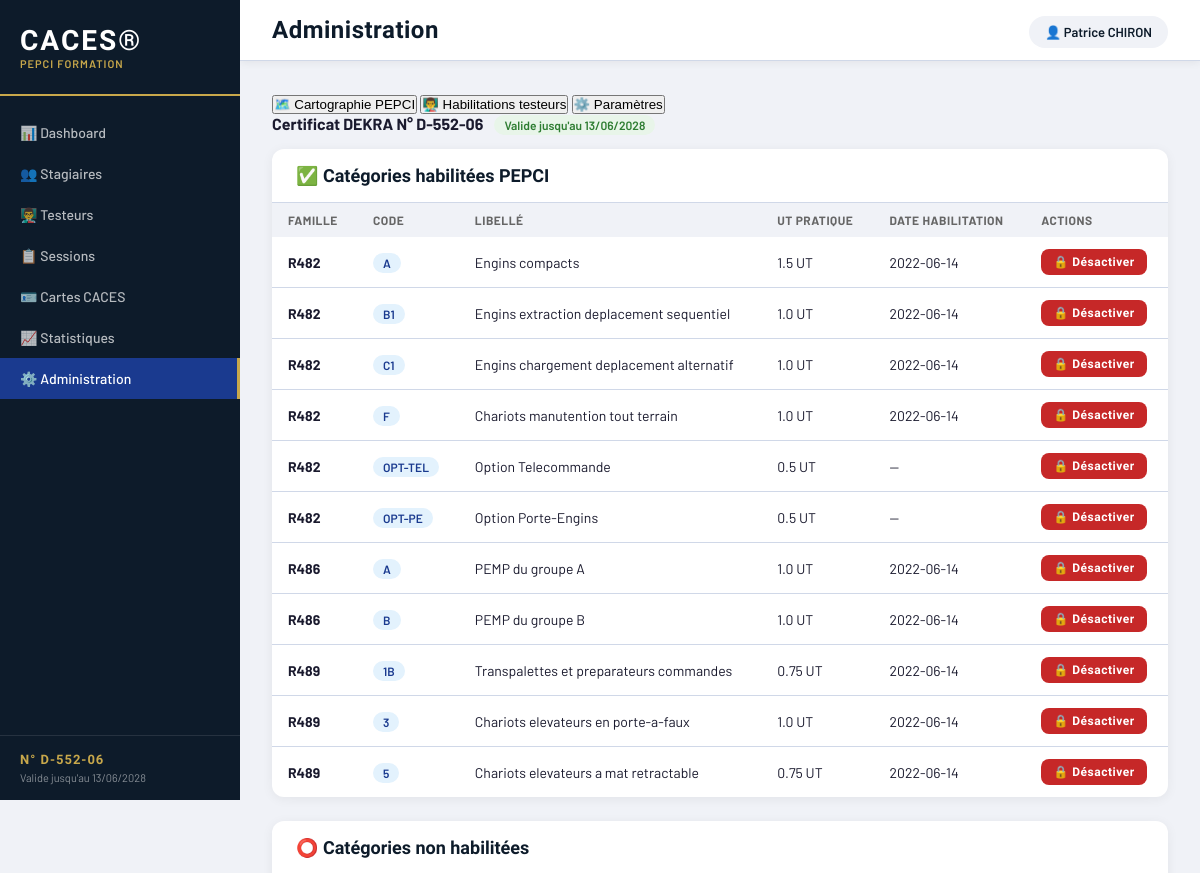
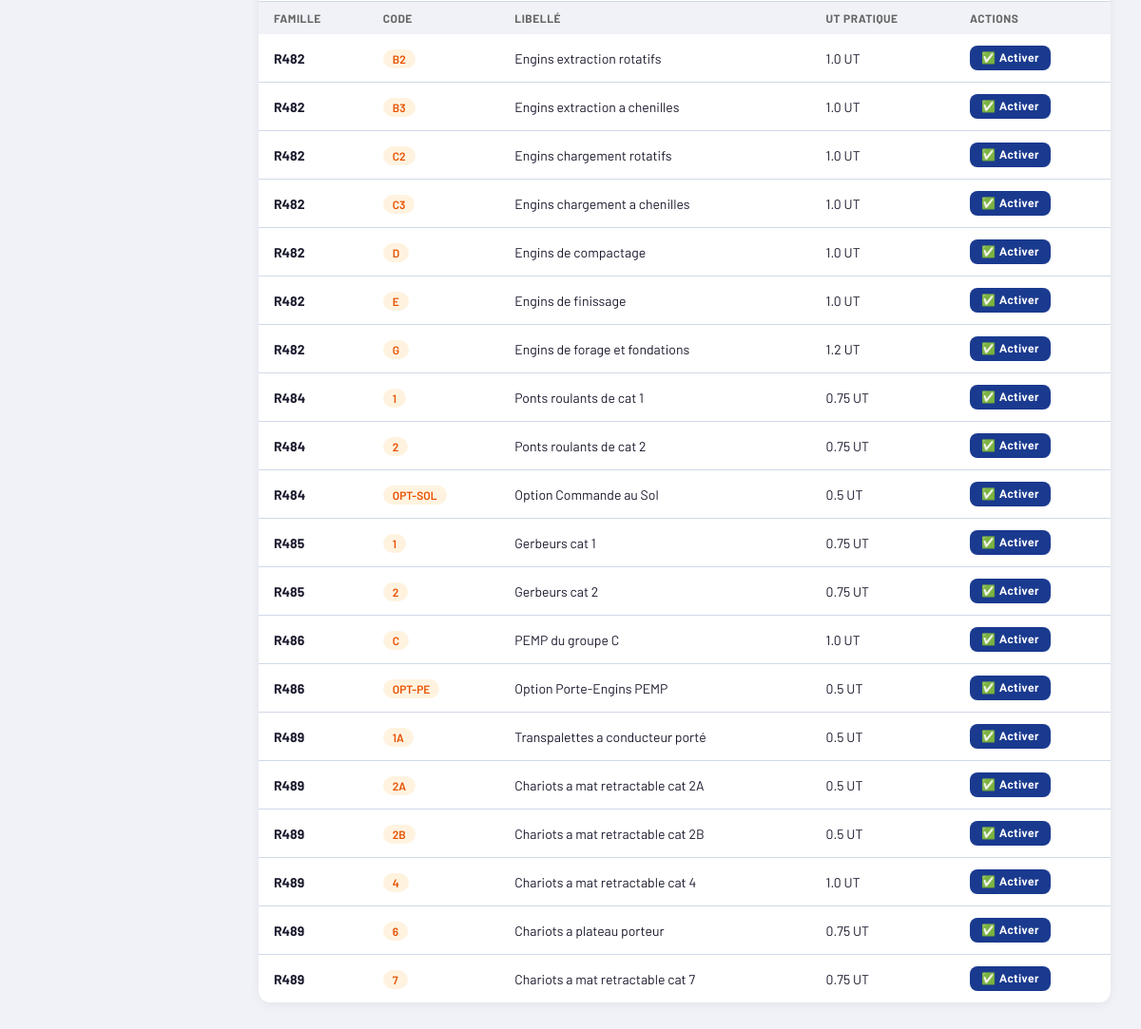
/admin, run on an earlier commit of the app's database (2 pictures, top to bottom).
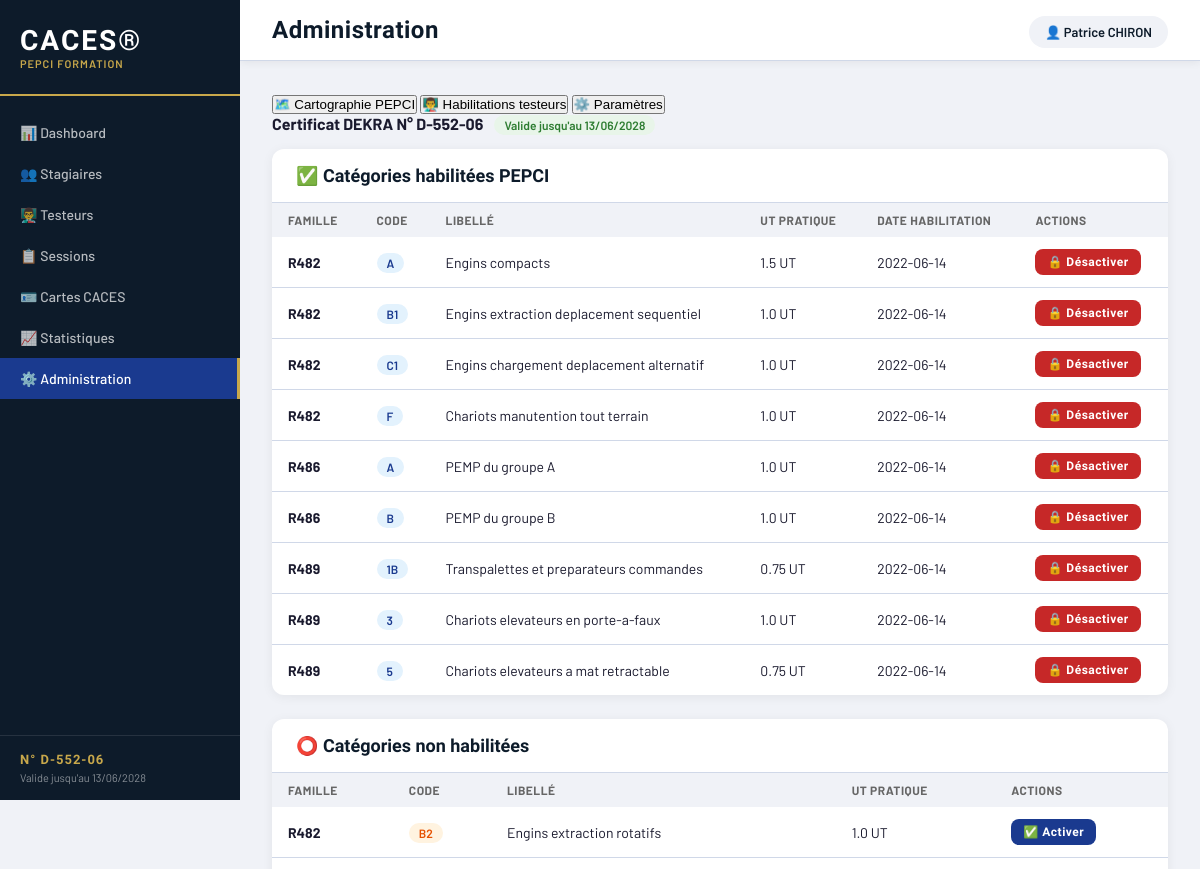
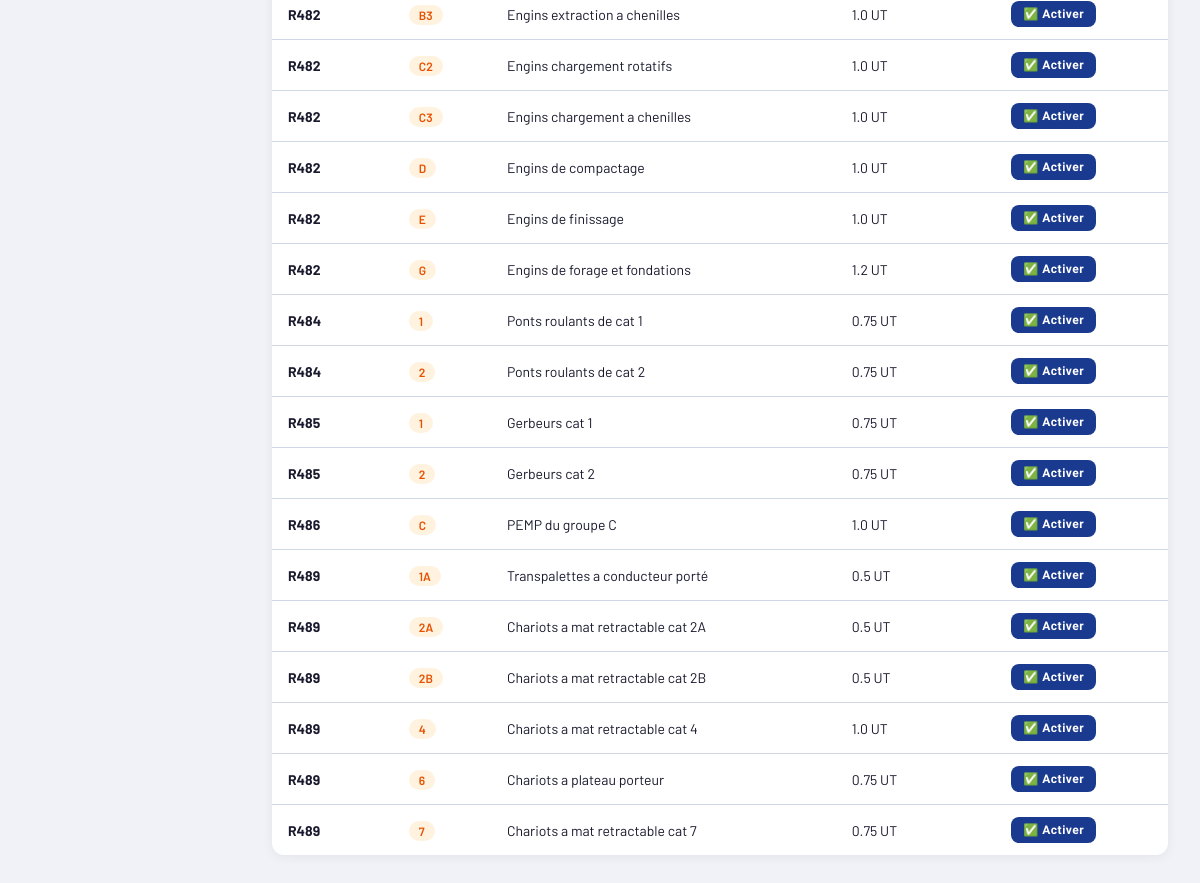
And on a later commit of the database (2 pictures, top to bottom).
### app/models/categorie.py (models this page shows)
class Categorie(Base):
    __tablename__ = "categories"
    id = Column(Integer, primary_key=True, index=True)
    famille_id = Column(Integer, nullable=False)
    code = Column(String(10), nullable=False)
    libelle = Column(String(200), nullable=True)
    ut_pratique = Column(Float, default=1.0)  # Nombre d'UT pour l'épreuve pratique
    est_option = Column(Boolean, default=False)  # True si c'est une option (PE, Tel...)
    option_pe = Column(Boolean, default=False)
    option_tel = Column(Boolean, default=False)
    pepci_habilite = Column(Boolean, default=False)
    date_habilitation = Column(Date, nullable=True)
    actif = Column(Boolean, default=True)

### app/main.py (the view)
@app.get("/admin")
def page_admin(request: Request):
    db = SessionLocal()
    familles = db.query(Famille).filter(Famille.actif == True).all()
    categories_raw = db.query(Categorie).filter(Categorie.actif == True).all()
    testeurs_list = db.query(Testeur).filter(Testeur.actif == True).all()
    for t in testeurs_list:
        t.habilitations = db.query(HabilitationTesteur).filter(
            HabilitationTesteur.testeur_id == t.id,
            HabilitationTesteur.actif == True
        ).all()
    categories = []
    for c in categories_raw:
        f = db.query(Famille).filter(Famille.id == c.famille_id).first()
        c.famille_code = f.code if f else "?"
        categories.append(c)
    db.close()
    return templates.TemplateResponse(
        request=request,
        name="admin.html",
        context={
            "page": "admin",
            "familles": familles,
            "categories": categories,
            "testeurs": testeurs_list
        }
    )

### templates/admin.html (shortened to what this page needs)
{% extends "base.html" %}
{% block title %}Administration{% endblock %}
{% block content %}
<div class="tabs">
    <button class="tab active" onclick="showTab('cartographie', this)">🗺️ Cartographie PEPCI</button>
    <button class="tab" onclick="showTab('habilitations', this)">👨‍🏫 Habilitations testeurs</button>
    <button class="tab" onclick="showTab('parametres', this)">⚙️ Paramètres</button>
</div>
<div id="tab-cartographie">
    <div style="display:flex; justify-content:space-between; align-items:center; margin-bottom:16px;">
        <div>
            <strong>Certificat DEKRA N° D-552-06</strong>
            <span class="badge green" style="margin-left:8px;">Valide jusqu'au 13/06/2028</span>
        </div>
    </div>
    <div class="card">
        <div class="card-header">
            <h2>✅ Catégories habilitées PEPCI</h2>
        </div>
        <table class="table">
            <thead>
                <tr>
                    <th>Famille</th>
                    <th>Code</th>
                    <th>Libellé</th>
                    <th>UT pratique</th>
                    <th>Date habilitation</th>
                    <th>Actions</th>
                </tr>
            </thead>
            <tbody>
                {% for c in categories %}
                {% if c.pepci_habilite %}
                <tr>
                    <td><strong>{{ c.famille_code }}</strong></td>
                    <td><span class="badge blue">{{ c.code }}</span></td>
                    <td>{{ c.libelle }}</td>
                    <td>{{ c.ut_pratique }} UT</td>
                    <td>{{ c.date_habilitation or '—' }}</td>
                    <td>
                        <button class="btn btn-danger" style="padding:6px 12px; font-size:12px;"
                            onclick="desactiverHabilitation({{ c.id }}, '{{ c.famille_code }} {{ c.code }}')">
                            🔒 Désactiver
                        </button>
                    </td>
                </tr>
                {% endif %}
                {% endfor %}
            </tbody>
        </table>
    </div>
    <div style="margin-top:24px;">
        <div class="card">
            <div class="card-header">
                <h2>⭕ Catégories non habilitées</h2>
            </div>
            <table class="table">
                <thead>
                    <tr>
                        <th>Famille</th>
                        <th>Code</th>
                        <th>Libellé</th>
                        <th>UT pratique</th>
                        <th>Actions</th>
                    </tr>
                </thead>
                <tbody>
                    {% for c in categories %}
                    {% if not c.pepci_habilite %}
                    <tr>
                        <td><strong>{{ c.famille_code }}</strong></td>
                        <td><span class="badge orange">{{ c.code }}</span></td>
                        <td>{{ c.libelle }}</td>
                        <td>{{ c.ut_pratique }} UT</td>
                        <td>
                            <button class="btn btn-primary" style="padding:6px 12px; font-size:12px;"
                                onclick="activerHabilitation({{ c.id }}, '{{ c.famille_code }} {{ c.code }}')">
                                ✅ Activer
                            </button>
                        </td>
                    </tr>
                    {% endif %}
                    {% endfor %}
                </tbody>
            </table>
        </div>
    </div>
</div>
{% endblock %}

### templates/base.html (shortened to what this page needs)
<!DOCTYPE html>
<html lang="fr">
<head>
    <link rel="stylesheet" href="/static/style.css">
</head>
<body>
    <div class="sidebar">
        <div class="sidebar-logo">
            <div class="logo-text">CACES®</div>
            <div class="logo-sub">PEPCI Formation</div>
        </div>
        <nav class="sidebar-nav">
            <a href="/" class="nav-item {% if page == 'dashboard' %}active{% endif %}">
                📊 Dashboard
            </a>
            <a href="/stagiaires" class="nav-item {% if page == 'stagiaires' %}active{% endif %}">
                👥 Stagiaires
            </a>
            <a href="/testeurs" class="nav-item {% if page == 'testeurs' %}active{% endif %}">
                👨‍🏫 Testeurs
            </a>
            <a href="/sessions" class="nav-item {% if page == 'sessions' %}active{% endif %}">
                📋 Sessions
            </a>
            <a href="/cartes" class="nav-item {% if page == 'cartes' %}active{% endif %}">
                🪪 Cartes CACES
            </a>
            <a href="/statistiques" class="nav-item {% if page == 'statistiques' %}active{% endif %}">
                📈 Statistiques
            </a>
            <a href="/admin" class="nav-item {% if page == 'admin' %}active{% endif %}">
                ⚙️ Administration
            </a>
        </nav>
        <div class="sidebar-footer">
            <div class="cert-badge">N° D-552-06</div>
            <div class="cert-date">Valide jusqu'au 13/06/2028</div>
        </div>
    </div>
    <div class="main">
        <div class="topbar">
            <h1 class="page-title">{% block title %}{% endblock %}</h1>
            <div class="topbar-right">
                <span class="user-badge">👤 Patrice CHIRON</span>
            </div>
        </div>
        <div class="content">
            {% block content %}{% endblock %}
        </div>
    </div>
</body>
</html>

### static/style.css (style rules this page uses)
:root { --blue: #1a3a8f; --blue-light: #2350c8; --dark: #0d1b2a; --gold: #c8a84b; --green: #2e7d32; --orange: #e65100; --red: #c62828; --gray: #f0f2f7; --border: #d0d8e8; --text: #1a1a2e; --sidebar-width: 240px; }
* { box-sizing: border-box; margin: 0; padding: 0; }
body { font-family: 'Barlow', sans-serif; background: var(--gray); color: var(--text); display: flex; min-height: 100vh; }
.sidebar { width: var(--sidebar-width); background: var(--dark); display: flex; flex-direction: column; position: fixed; height: 100vh; z-index: 100; }
.sidebar-logo { padding: 24px 20px; border-bottom: 2px solid var(--gold); }
.logo-text { font-family: 'Barlow Condensed', sans-serif; font-size: 28px; font-weight: 800; color: white; letter-spacing: 2px; }
.logo-sub { font-size: 11px; color: var(--gold); font-weight: 600; letter-spacing: 1px; text-transform: uppercase; }
.sidebar-nav { flex: 1; padding: 16px 0; }
.nav-item { display: flex; align-items: center; gap: 12px; padding: 12px 20px; color: rgba(255,255,255,0.7); text-decoration: none; font-size: 14px; font-weight: 500; transition: all 0.2s; }
.nav-item.active { background: var(--blue); color: white; border-right: 3px solid var(--gold); }
.sidebar-footer { padding: 16px 20px; border-top: 1px solid rgba(255,255,255,0.1); }
.cert-badge { font-family: 'Barlow Condensed', sans-serif; font-size: 13px; font-weight: 700; color: var(--gold); letter-spacing: 1px; }
.cert-date { font-size: 11px; color: rgba(255,255,255,0.5); margin-top: 4px; }
.main { margin-left: var(--sidebar-width); flex: 1; display: flex; flex-direction: column; }
.topbar { background: white; padding: 16px 32px; display: flex; justify-content: space-between; align-items: center; border-bottom: 1px solid var(--border); box-shadow: 0 2px 8px rgba(0,0,0,0.06); }
.page-title { font-family: 'Barlow Condensed', sans-serif; font-size: 24px; font-weight: 700; color: var(--dark); letter-spacing: 0.5px; }
.user-badge { background: var(--gray); padding: 8px 16px; border-radius: 20px; font-size: 13px; font-weight: 600; color: var(--dark); }
.content { padding: 32px; flex: 1; }
.card { background: white; border-radius: 12px; box-shadow: 0 2px 12px rgba(0,0,0,0.06); overflow: hidden; }
.card-header { padding: 16px 24px; border-bottom: 1px solid var(--border); display: flex; justify-content: space-between; align-items: center; }
.card-header h2 { font-family: 'Barlow Condensed', sans-serif; font-size: 18px; font-weight: 700; color: var(--dark); }
.table { width: 100%; border-collapse: collapse; font-size: 14px; }
.table th { background: var(--gray); padding: 10px 16px; text-align: left; font-size: 12px; font-weight: 700; text-transform: uppercase; letter-spacing: 0.5px; color: #666; }
.table td { padding: 12px 16px; border-bottom: 1px solid var(--border); }
.table tr:last-child td { border-bottom: none; }
.badge { padding: 3px 10px; border-radius: 12px; font-size: 12px; font-weight: 600; }
.badge.green { background: #e8f5e9; color: var(--green); }
.badge.orange { background: #fff3e0; color: var(--orange); }
.badge.blue { background: #e3f2fd; color: var(--blue); }
.btn { padding: 10px 20px; border: none; border-radius: 8px; font-family: 'Barlow Condensed', sans-serif; font-size: 15px; font-weight: 700; letter-spacing: 0.5px; cursor: pointer; text-decoration: none; display: inline-flex; align-items: center; gap: 8px; transition: all 0.2s; }
.btn-primary { background: var(--blue); color: white; }
.btn-danger { background: var(--red); color: white; }

What changed in the data, as far as the page shows it:
removed Categorie: famille_code "R482", code "OPT-TEL", libelle "Option Telecommande", ut_pratique "0.5", date_habilitation "—", shown under "✅ Catégories habilitées PEPCI"
removed Categorie: famille_code "R482", code "OPT-PE", libelle "Option Porte-Engins", ut_pratique "0.5", date_habilitation "—", shown under "✅ Catégories habilitées PEPCI"
removed Categorie: famille_code "R484", code "OPT-SOL", libelle "Option Commande au Sol", ut_pratique "0.5", shown under "⭕ Catégories non habilitées"
removed Categorie: famille_code "R486", code "OPT-PE", libelle "Option Porte-Engins PEMP", ut_pratique "0.5", shown under "⭕ Catégories non habilitées"
